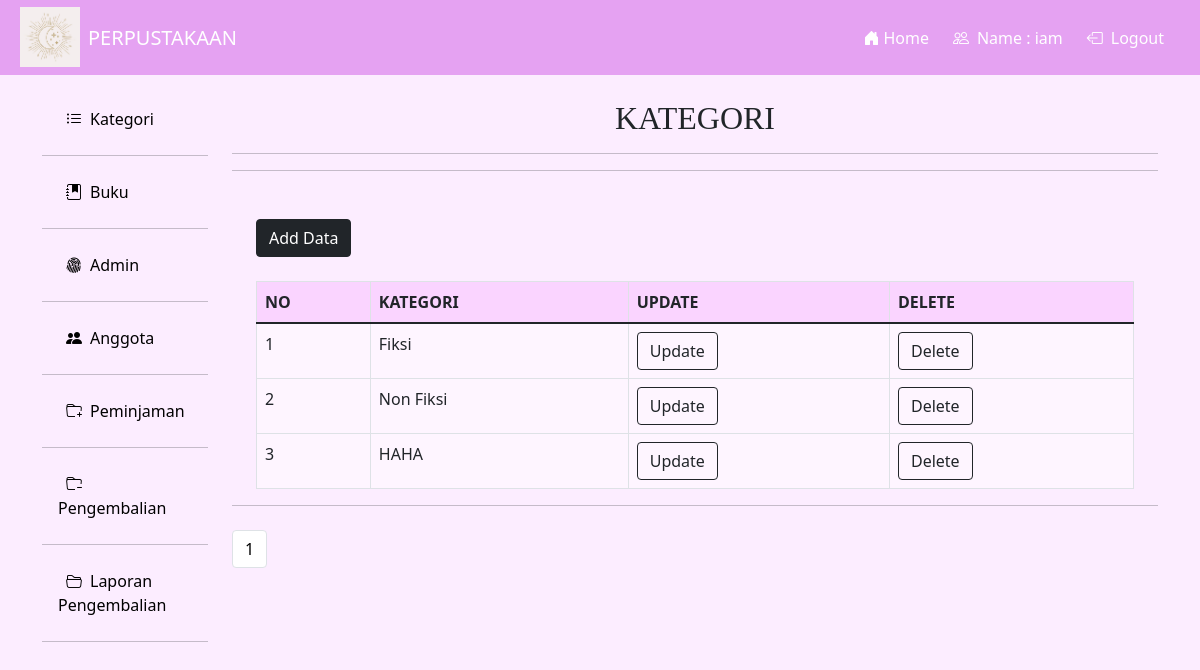
Page /loginadmin/index.php?f=kategori&m=select (signed in) on the committed database.
### tables this page shows
CREATE TABLE `t_kategori` (
  `f_id` int(11) NOT NULL,
  `f_kategori` varchar(200) NOT NULL
);

### dbcontroller.php (called while the page is built, shortened)
<?php class dbcontroller
{
    private $host = "127.0.0.1";
    private $user = "root";
    private $password = "";
    private $database = "pra_usk";
    private $koneksi;
    public function __construct()
    {
        $this->koneksi = $this->koneksiDB();
    }
    public function koneksiDB()
    {
        $koneksi = mysqli_connect($this->host, $this->user, $this->password, $this->database);
        return $koneksi;
    }
    public function getALL($sql)
    {
        $result = mysqli_query($this->koneksi, $sql);
        while ($row = mysqli_fetch_assoc($result)) {
            $data[] = $row;
        }
        if (!empty($data)) {
            return $data;
        }
    }
    public function rowCOUNT($sql)
    {
        $result = mysqli_query($this->koneksi, $sql);
        $count = mysqli_num_rows($result);
        return $count;
    }
}

### kategori/select.php (the view, shortened to what this page needs)
<?php
$jumlahdata = $db->rowCOUNT("SELECT f_id FROM t_kategori");
$banyak = 5;
$halaman = ceil($jumlahdata / $banyak);
if (isset($_GET['p'])) {
    $p = $_GET['p'];
    $mulai = ($p * $banyak) - $banyak;
} else {
    $mulai = 0;
}
$sql = "SELECT * FROM t_kategori ORDER BY f_id ASC LIMIT  $mulai,$banyak ";
$row = $db->getALL($sql);
$no = 1 + $mulai;
?>
<!DOCTYPE html>
<html lang="en">
<head>
    <link rel="stylesheet" href="../bootstrap/css/bootstrap.css">
</head>
<body>
    <form id="compose" name="compose" method="post" action="" enctype="multipart/form-data">
        <strong>
            <center>
                <h2 style="font-family:Georgia, 'Times New Roman', Times, serif;">KATEGORI</h2>
                <hr>
                <hr>
            </center>
        </strong>
        <div class="mt-5">
            <div class="container">
                <div class="float-left mr-4">
                    <a class="btn btn-dark" href="?f=kategori&m=insert" role="button">Add Data</a>
                </div><br>
                <table class="table table-bordered w-80">
                    <thead>
                        <tr class="warna">
                            <th>NO</th>
                            <th>KATEGORI</th>
                            <th>UPDATE</th>
                            <th>DELETE</th>
                        </tr>
                    </thead>
                    <tbody class="warna1">
                        <?php if (!empty($row)) { ?>
                            <?php foreach ($row as $r) : ?>
                                <tr>
                                    <td><?php echo $no++ ?></td>
                                    <td><?php echo $r['f_kategori'] ?></td>
                                    <td><a style="color: black;" href="?f=kategori&m=update&id=<?php echo $r['f_id'] ?>"><button type="button" class="btn btn-outline-dark">Update</button></a></td>
                                    <td><a style="color: black;" href="?f=kategori&m=delete&id=<?php echo $r['f_id'] ?>"><button type="button" class="btn btn-outline-dark">Delete</button></a></td>
                                </tr>
                            <?php endforeach ?>
                        <?php } ?>
                    </tbody>
                </table>
            </div>
        </div>
    </form>
</body>
</html>
<nav aria-label="Pagination">
    <hr class="my-0" />
    <ul class="pagination my-4">
        <?php
        for ($i = 1; $i <= $halaman; $i++) {
            echo '<li class="page-item"><a class="page-link" style="color:black;" href="?f=kategori&m=select&p=' . $i . '">' . $i . '</a></li>';
        }
        ?>
    </ul>
</nav>

### loginadmin/index.php (style rules this page uses)
.bg { background-color: #fcedff; }

### kategori/select.php (style rules this page uses)
.warna { background-color: #fad4ff; }
.warna1 { background-color: #fef5ff; }

### rows in the picture
t_kategori: f_kategori "Fiksi"
t_kategori: f_kategori "Non Fiksi"
t_kategori: f_kategori "HAHA"

### other values in the picture
$_SESSION['admin'] "iam"
